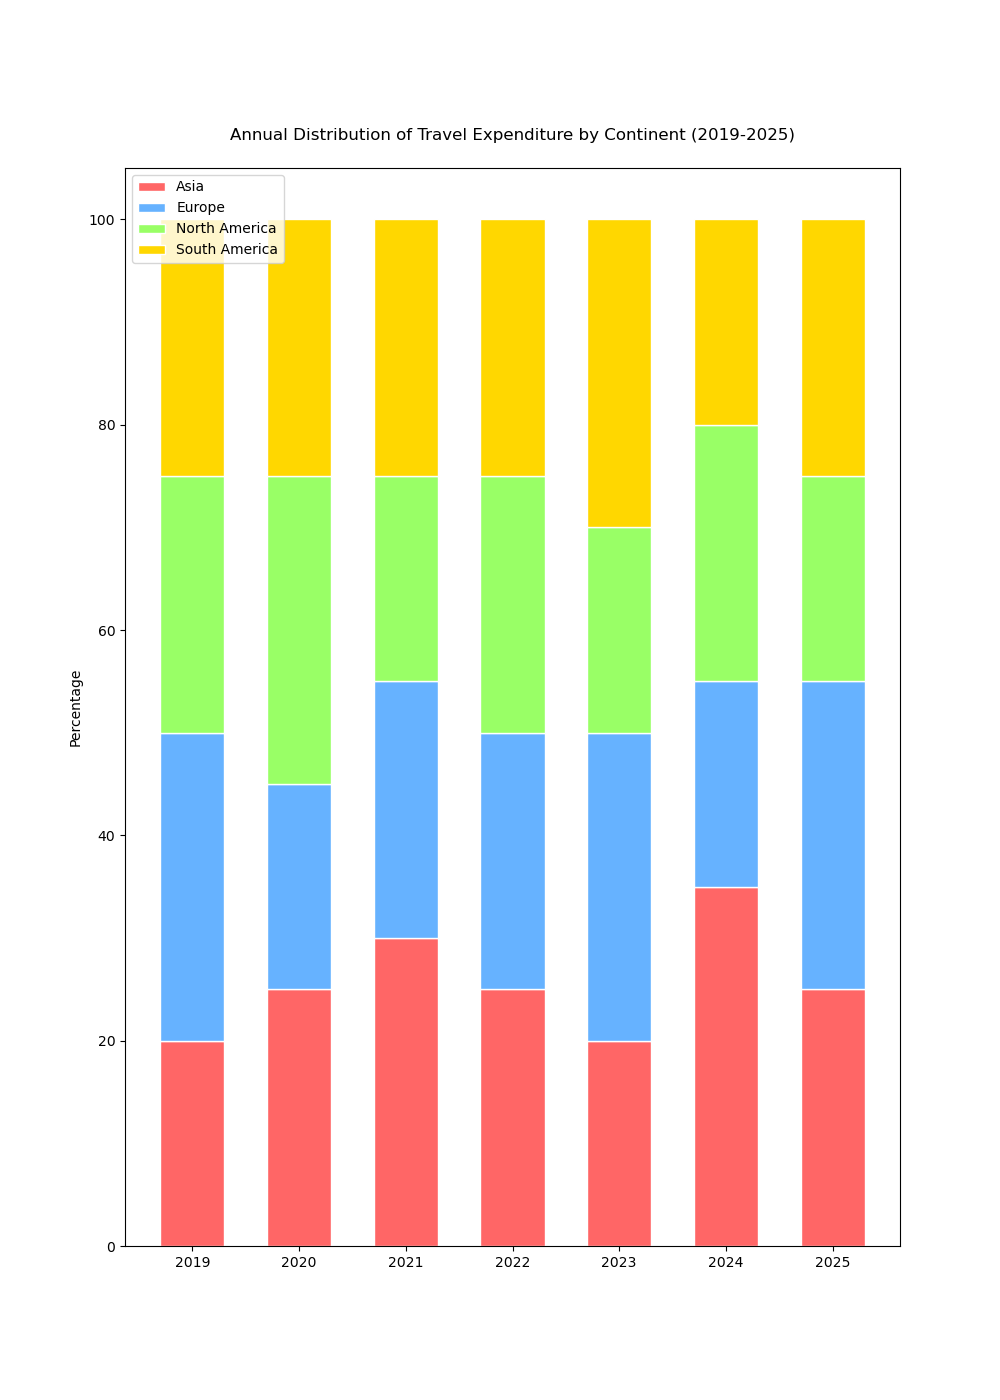

Source code (Python):

import matplotlib.pyplot as plt
import numpy as np

data = {
    'Category': ['2019', '2020', '2021', '2022', '2023', '2024', '2025'],
    'Asia': [20, 25, 30, 25, 20, 35, 25],
    'Europe': [30, 20, 25, 25, 30, 20, 30],
    'North America': [25, 30, 20, 25, 20, 25, 20],
    'South America': [25, 25, 25, 25, 30, 20, 25]
}

categories = data['Category']
asia = np.array(data['Asia'])
europe = np.array(data['Europe'])
north_america = np.array(data['North America'])
south_america = np.array(data['South America'])

bar_width = 0.6

fig, ax = plt.subplots(figsize=(10, 14))

ax.bar(categories, asia, color='#FF6666', edgecolor='white', width=bar_width, label='Asia')
ax.bar(categories, europe, bottom=asia, color='#66B2FF', edgecolor='white', width=bar_width, label='Europe')
ax.bar(categories, north_america, bottom=asia+europe, color='#99FF66', edgecolor='white', width=bar_width, label='North America')
ax.bar(categories, south_america, bottom=asia+europe+north_america, color='#FFD700', edgecolor='white', width=bar_width, label='South America')

ax.set_ylabel('Percentage')
ax.set_title('Annual Distribution of Travel Expenditure by Continent (2019-2025)', pad=20)
ax.legend(loc='upper left')

plt.show()
